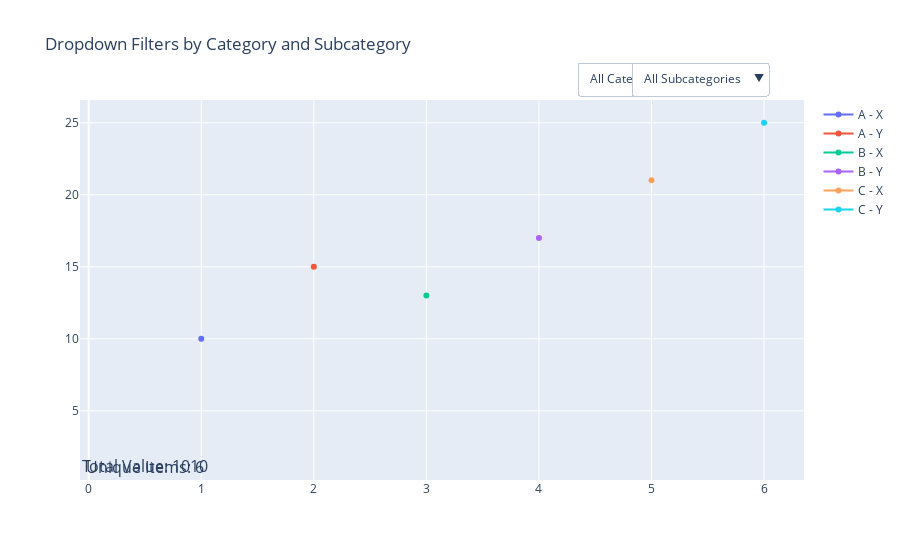

The notebook cell this image was saved under:
### Code cell
import plotly.graph_objects as go
import pandas as pd

# Sample data with category, subcategory, total_value, and item_id columns
data = {
    "Category": ["A", "A", "B", "B", "C", "C"],
    "Subcategory": ["X", "Y", "X", "Y", "X", "Y"],
    "X": [1, 2, 3, 4, 5, 6],
    "Y": [10, 15, 13, 17, 21, 25],
    "total_value": [100, 150, 130, 170, 210, 250],  # Column for summing
    "item_id": [1, 2, 3, 4, 5, 6],  # Unique identifier for each item
}
df = pd.DataFrame(data)

# Create the figure
fig = go.Figure()

# Add traces for each combination of category and subcategory
for category in df["Category"].unique():
    for subcategory in df["Subcategory"].unique():
        filtered_df = df[(df["Category"] == category) & (df["Subcategory"] == subcategory)]
        fig.add_trace(
            go.Scatter(
                x=filtered_df["X"],
                y=filtered_df["Y"],
                name=f"{category} - {subcategory}",
                visible=True,  # All traces are visible by default
            )
        )

# Function to calculate the sum of total_value based on visible traces
def calculate_total_value(visible_traces):
    total = 0
    for trace, visible in zip(fig.data, visible_traces):
        if visible:
            category, subcategory = trace.name.split(" - ")
            filtered_df = df[(df["Category"] == category) & (df["Subcategory"] == subcategory)]
            total += filtered_df["total_value"].sum()
    return total

# Function to calculate the unique count of items based on visible traces
def calculate_unique_count(visible_traces):
    unique_items = set()
    for trace, visible in zip(fig.data, visible_traces):
        if visible:
            category, subcategory = trace.name.split(" - ")
            filtered_df = df[(df["Category"] == category) & (df["Subcategory"] == subcategory)]
            unique_items.update(filtered_df["item_id"].tolist())
    return len(unique_items)

# Initial calculations (all traces are visible)
initial_total = calculate_total_value([True] * len(fig.data))
initial_unique_count = calculate_unique_count([True] * len(fig.data))

# Create dropdown menu for Category (first dropdown on the right)
category_dropdown = [
    {
        "label": "All Categories",
        "method": "update",
        "args": [
            {"visible": [True] * len(fig.data)},
            {
                "title": "All Categories",
                "annotations": [
                    {"text": f"Total Value: {calculate_total_value([True] * len(fig.data))}", "x": 0.5, "y": 1.15, "showarrow": False},
                    {"text": f"Unique Items: {calculate_unique_count([True] * len(fig.data))}", "x": 0.5, "y": 1.1, "showarrow": False},
                ],
            },
        ],
    }
] + [
    {
        "label": f"Category {category}",
        "method": "update",
        "args": [
            {"visible": [trace.name.startswith(f"{category}") for trace in fig.data]},
            {
                "title": f"Category {category}",
                "annotations": [
                    {"text": f"Total Value: {calculate_total_value([trace.name.startswith(f'{category}') for trace in fig.data])}", "x": 0.5, "y": 1.15, "showarrow": False},
                    {"text": f"Unique Items: {calculate_unique_count([trace.name.startswith(f'{category}') for trace in fig.data])}", "x": 0.5, "y": 1.1, "showarrow": False},
                ],
            },
        ],
    }
    for category in df["Category"].unique()
]

# Create dropdown menu for Subcategory (second dropdown on the right)
subcategory_dropdown = [
    {
        "label": "All Subcategories",
        "method": "update",
        "args": [
            {"visible": [True] * len(fig.data)},
            {
                "title": "All Subcategories",
                "annotations": [
                    {"text": f"Total Value: {calculate_total_value([True] * len(fig.data))}", "x": 0.5, "y": 1.15, "showarrow": False},
                    {"text": f"Unique Items: {calculate_unique_count([True] * len(fig.data))}", "x": 0.5, "y": 1.1, "showarrow": False},
                ],
            },
        ],
    }
] + [
    {
        "label": f"Subcategory {subcategory}",
        "method": "update",
        "args": [
            {"visible": [trace.name.endswith(f"{subcategory}") for trace in fig.data]},
            {
                "title": f"Subcategory {subcategory}",
                "annotations": [
                    {"text": f"Total Value: {calculate_total_value([trace.name.endswith(f'{subcategory}') for trace in fig.data])}", "x": 0.5, "y": 1.15, "showarrow": False},
                    {"text": f"Unique Items: {calculate_unique_count([trace.name.endswith(f'{subcategory}') for trace in fig.data])}", "x": 0.5, "y": 1.1, "showarrow": False},
                ],
            },
        ],
    }
    for subcategory in df["Subcategory"].unique()
]

# Update layout with dropdowns and initial annotations
fig.update_layout(
    updatemenus=[
        # First dropdown (Category)
        {
            "buttons": category_dropdown,
            "direction": "down",
            "showactive": True,
            "x": 0.85,  # Position on the right
            "y": 1.1,
        },
        # Second dropdown (Subcategory)
        {
            "buttons": subcategory_dropdown,
            "direction": "down",
            "showactive": True,
            "x": 0.95,  # Position to the right of the first dropdown
            "y": 1.1,
        },
    ],
    title="Dropdown Filters by Category and Subcategory",
    annotations=[
        {
            "text": f"Total Value: {initial_total}",
            "x": 0.5,  # Center of the chart
            "y": 1.15,  # Above the title
            "showarrow": False,
            "font": {"size": 16},
        },
        {
            "text": f"Unique Items: {initial_unique_count}",
            "x": 0.5,  # Center of the chart
            "y": 1.1,  # Below the total value annotation
            "showarrow": False,
            "font": {"size": 16},
        },
    ],
)

# Export to HTML
fig.write_html("plot_with_dynamic_annotations.html")

# Show the plot (optional)
fig.show()

### Figure 1 — Plotly figure (JSON) as saved in the notebook; plotly's stock layout.template omitted (floating-point values rounded to 4 significant figures)
{"data": [{"name": "A - X", "type": "scatter", "visible": true, "x": [1], "y": [10]}, {"name": "A - Y", "type": "scatter", "visible": true, "x": [2], "y": [15]}, {"name": "B - X", "type": "scatter", "visible": true, "x": [3], "y": [13]}, {"name": "B - Y", "type": "scatter", "visible": true, "x": [4], "y": [17]}, {"name": "C - X", "type": "scatter", "visible": true, "x": [5], "y": [21]}, {"name": "C - Y", "type": "scatter", "visible": true, "x": [6], "y": [25]}], "layout": {"annotations": [{"font": {"size": 16}, "showarrow": false, "text": "Total Value: 1010", "x": 0.5, "y": 1.15}, {"font": {"size": 16}, "showarrow": false, "text": "Unique Items: 6", "x": 0.5, "y": 1.1}], "title": {"text": "Dropdown Filters by Category and Subcategory"}, "updatemenus": [{"buttons": [{"args": [{"visible": [true, true, true, true, true, true]}, {"annotations": [{"showarrow": false, "text": "Total Value: 1010", "x": 0.5, "y": 1.15}, {"showarrow": false, "text": "Unique Items: 6", "x": 0.5, "y": 1.1}], "title": "All Categories"}], "label": "All Categories", "method": "update"}, {"args": [{"visible": [true, true, false, false, false, false]}, {"annotations": [{"showarrow": false, "text": "Total Value: 250", "x": 0.5, "y": 1.15}, {"showarrow": false, "text": "Unique Items: 2", "x": 0.5, "y": 1.1}], "title": "Category A"}], "label": "Category A", "method": "update"}, {"args": [{"visible": [false, false, true, true, false, false]}, {"annotations": [{"showarrow": false, "text": "Total Value: 300", "x": 0.5, "y": 1.15}, {"showarrow": false, "text": "Unique Items: 2", "x": 0.5, "y": 1.1}], "title": "Category B"}], "label": "Category B", "method": "update"}, {"args": [{"visible": [false, false, false, false, true, true]}, {"annotations": [{"showarrow": false, "text": "Total Value: 460", "x": 0.5, "y": 1.15}, {"showarrow": false, "text": "Unique Items: 2", "x": 0.5, "y": 1.1}], "title": "Category C"}], "label": "Category C", "method": "update"}], "direction": "down", "showactive": true, "x": 0.85, "y": 1.1}, {"buttons": [{"args": [{"visible": [true, true, true, true, true, true]}, {"annotations": [{"showarrow": false, "text": "Total Value: 1010", "x": 0.5, "y": 1.15}, {"showarrow": false, "text": "Unique Items: 6", "x": 0.5, "y": 1.1}], "title": "All Subcategories"}], "label": "All Subcategories", "method": "update"}, {"args": [{"visible": [true, false, true, false, true, false]}, {"annotations": [{"showarrow": false, "text": "Total Value: 440", "x": 0.5, "y": 1.15}, {"showarrow": false, "text": "Unique Items: 3", "x": 0.5, "y": 1.1}], "title": "Subcategory X"}], "label": "Subcategory X", "method": "update"}, {"args": [{"visible": [false, true, false, true, false, true]}, {"annotations": [{"showarrow": false, "text": "Total Value: 570", "x": 0.5, "y": 1.15}, {"showarrow": false, "text": "Unique Items: 3", "x": 0.5, "y": 1.1}], "title": "Subcategory Y"}], "label": "Subcategory Y", "method": "update"}], "direction": "down", "showactive": true, "x": 0.95, "y": 1.1}]}}
